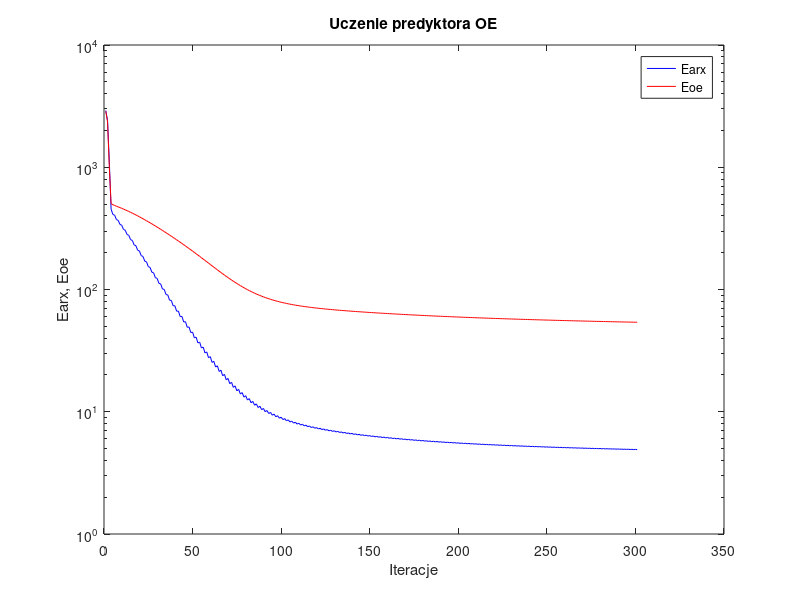
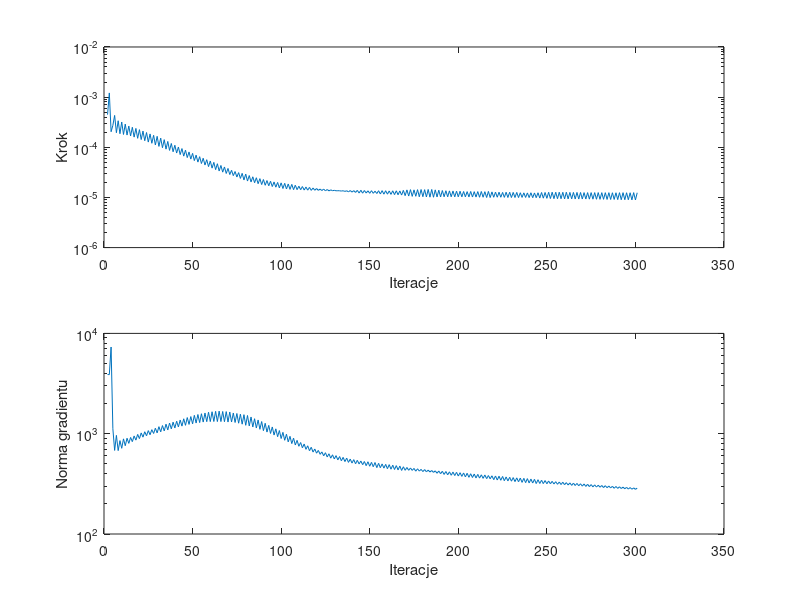

Source code (MATLAB) for these figures, in order:
%uczenie predyktora oe
clear all;
n=0; farx(n+1)=2.910936e+003; foe(n+1)=2.871746e+003; wspucz(n+1)=0.000000e+000; ng(n+1)=0.000000e+000;
n=1; farx(n+1)=2.415765e+003; foe(n+1)=2.347004e+003; krok(n+1)=4.470330e-004; ng(n+1)=3.892802e+003;
n=2; farx(n+1)=1.102773e+003; foe(n+1)=1.002160e+003; krok(n+1)=1.213392e-003; ng(n+1)=3.878854e+003;
n=3; farx(n+1)=4.541753e+002; foe(n+1)=5.047067e+002; krok(n+1)=2.044712e-004; ng(n+1)=7.317377e+003;
n=4; farx(n+1)=4.113591e+002; foe(n+1)=4.937319e+002; krok(n+1)=2.732662e-004; ng(n+1)=1.120708e+003;
n=5; farx(n+1)=4.051644e+002; foe(n+1)=4.869590e+002; krok(n+1)=4.320082e-004; ng(n+1)=6.812985e+002;
n=6; farx(n+1)=3.736321e+002; foe(n+1)=4.801782e+002; krok(n+1)=1.951338e-004; ng(n+1)=9.623385e+002;
n=7; farx(n+1)=3.675506e+002; foe(n+1)=4.740875e+002; krok(n+1)=3.383827e-004; ng(n+1)=6.784029e+002;
n=8; farx(n+1)=3.409733e+002; foe(n+1)=4.676942e+002; krok(n+1)=1.864955e-004; ng(n+1)=8.533088e+002;
n=9; farx(n+1)=3.353234e+002; foe(n+1)=4.613600e+002; krok(n+1)=3.192302e-004; ng(n+1)=7.152490e+002;
n=10; farx(n+1)=3.101272e+002; foe(n+1)=4.547069e+002; krok(n+1)=1.802468e-004; ng(n+1)=8.881691e+002;
n=11; farx(n+1)=3.052486e+002; foe(n+1)=4.482438e+002; krok(n+1)=2.900037e-004; ng(n+1)=7.590490e+002;
n=12; farx(n+1)=2.817485e+002; foe(n+1)=4.414684e+002; krok(n+1)=1.752601e-004; ng(n+1)=9.007406e+002;
n=13; farx(n+1)=2.775344e+002; foe(n+1)=4.348829e+002; krok(n+1)=2.652070e-004; ng(n+1)=8.008576e+002;
n=14; farx(n+1)=2.558061e+002; foe(n+1)=4.280097e+002; krok(n+1)=1.684609e-004; ng(n+1)=9.170176e+002;
n=15; farx(n+1)=2.519287e+002; foe(n+1)=4.212639e+002; krok(n+1)=2.505581e-004; ng(n+1)=8.334353e+002;
n=16; farx(n+1)=2.318047e+002; foe(n+1)=4.142552e+002; krok(n+1)=1.596151e-004; ng(n+1)=9.492344e+002;
n=17; farx(n+1)=2.282258e+002; foe(n+1)=4.073778e+002; krok(n+1)=2.377984e-004; ng(n+1)=8.628652e+002;
n=18; farx(n+1)=2.096147e+002; foe(n+1)=4.002762e+002; krok(n+1)=1.509575e-004; ng(n+1)=9.837831e+002;
n=19; farx(n+1)=2.064139e+002; foe(n+1)=3.933320e+002; krok(n+1)=2.247378e-004; ng(n+1)=8.938862e+002;
n=20; farx(n+1)=1.892366e+002; foe(n+1)=3.861890e+002; krok(n+1)=1.426144e-004; ng(n+1)=1.018323e+003;
n=21; farx(n+1)=1.864506e+002; foe(n+1)=3.792363e+002; krok(n+1)=2.104603e-004; ng(n+1)=9.238514e+002;
n=22; farx(n+1)=1.706546e+002; foe(n+1)=3.721286e+002; krok(n+1)=1.351245e-004; ng(n+1)=1.045913e+003;
n=23; farx(n+1)=1.683056e+002; foe(n+1)=3.652211e+002; krok(n+1)=1.969720e-004; ng(n+1)=9.531044e+002;
n=24; farx(n+1)=1.538329e+002; foe(n+1)=3.581735e+002; krok(n+1)=1.270414e-004; ng(n+1)=1.073527e+003;
n=25; farx(n+1)=1.518074e+002; foe(n+1)=3.513122e+002; krok(n+1)=1.848518e-004; ng(n+1)=9.767027e+002;
n=26; farx(n+1)=1.385138e+002; foe(n+1)=3.443697e+002; krok(n+1)=1.201924e-004; ng(n+1)=1.096862e+003;
n=27; farx(n+1)=1.369266e+002; foe(n+1)=3.376331e+002; krok(n+1)=1.733806e-004; ng(n+1)=1.004799e+003;
n=28; farx(n+1)=1.247939e+002; foe(n+1)=3.307660e+002; krok(n+1)=1.112345e-004; ng(n+1)=1.133320e+003;
n=29; farx(n+1)=1.233718e+002; foe(n+1)=3.240690e+002; krok(n+1)=1.654720e-004; ng(n+1)=1.018972e+003;
n=30; farx(n+1)=1.122135e+002; foe(n+1)=3.173088e+002; krok(n+1)=1.042068e-004; ng(n+1)=1.175152e+003;
n=31; farx(n+1)=1.111459e+002; foe(n+1)=3.107677e+002; krok(n+1)=1.523335e-004; ng(n+1)=1.044306e+003;
n=32; farx(n+1)=1.009732e+002; foe(n+1)=3.041900e+002; krok(n+1)=9.804597e-005; ng(n+1)=1.205144e+003;
n=33; farx(n+1)=1.001824e+002; foe(n+1)=2.977895e+002; krok(n+1)=1.420787e-004; ng(n+1)=1.066062e+003;
n=34; farx(n+1)=9.084683e+001; foe(n+1)=2.913573e+002; krok(n+1)=9.186126e-005; ng(n+1)=1.244466e+003;
n=35; farx(n+1)=9.032986e+001; foe(n+1)=2.851235e+002; krok(n+1)=1.308602e-004; ng(n+1)=1.089942e+003;
n=36; farx(n+1)=8.176176e+001; foe(n+1)=2.788690e+002; krok(n+1)=8.669030e-005; ng(n+1)=1.276793e+003;
n=37; farx(n+1)=8.151551e+001; foe(n+1)=2.728257e+002; krok(n+1)=1.191612e-004; ng(n+1)=1.117866e+003;
n=38; farx(n+1)=7.370886e+001; foe(n+1)=2.667653e+002; krok(n+1)=8.147699e-005; ng(n+1)=1.303587e+003;
n=39; farx(n+1)=7.362097e+001; foe(n+1)=2.608703e+002; krok(n+1)=1.098766e-004; ng(n+1)=1.140373e+003;
n=40; farx(n+1)=6.647243e+001; foe(n+1)=2.549929e+002; krok(n+1)=7.679143e-005; ng(n+1)=1.332140e+003;
n=41; farx(n+1)=6.656772e+001; foe(n+1)=2.492724e+002; krok(n+1)=1.013305e-004; ng(n+1)=1.168572e+003;
n=42; farx(n+1)=6.002974e+001; foe(n+1)=2.435538e+002; krok(n+1)=7.154649e-005; ng(n+1)=1.368178e+003;
n=43; farx(n+1)=6.023066e+001; foe(n+1)=2.379801e+002; krok(n+1)=9.429965e-005; ng(n+1)=1.190297e+003;
n=44; farx(n+1)=5.424674e+001; foe(n+1)=2.324223e+002; krok(n+1)=6.666596e-005; ng(n+1)=1.408178e+003;
n=45; farx(n+1)=5.454049e+001; foe(n+1)=2.270042e+002; krok(n+1)=8.763108e-005; ng(n+1)=1.212171e+003;
n=46; farx(n+1)=4.904764e+001; foe(n+1)=2.216124e+002; krok(n+1)=6.235827e-005; ng(n+1)=1.448478e+003;
n=47; farx(n+1)=4.943620e+001; foe(n+1)=2.163719e+002; krok(n+1)=8.066838e-005; ng(n+1)=1.237661e+003;
n=48; farx(n+1)=4.443080e+001; foe(n+1)=2.111628e+002; krok(n+1)=5.815705e-005; ng(n+1)=1.481239e+003;
n=49; farx(n+1)=4.486754e+001; foe(n+1)=2.060787e+002; krok(n+1)=7.565337e-005; ng(n+1)=1.254136e+003;
n=50; farx(n+1)=4.026200e+001; foe(n+1)=2.010355e+002; krok(n+1)=5.427827e-005; ng(n+1)=1.524247e+003;
n=51; farx(n+1)=4.076396e+001; foe(n+1)=1.961434e+002; krok(n+1)=6.975159e-005; ng(n+1)=1.277429e+003;
n=52; farx(n+1)=3.656535e+001; foe(n+1)=1.912935e+002; krok(n+1)=5.066526e-005; ng(n+1)=1.553610e+003;
n=53; farx(n+1)=3.708784e+001; foe(n+1)=1.865768e+002; krok(n+1)=6.503398e-005; ng(n+1)=1.290895e+003;
n=54; farx(n+1)=3.324878e+001; foe(n+1)=1.819246e+002; krok(n+1)=4.744329e-005; ng(n+1)=1.581574e+003;
n=55; farx(n+1)=3.380009e+001; foe(n+1)=1.774044e+002; krok(n+1)=6.047525e-005; ng(n+1)=1.306029e+003;
n=56; farx(n+1)=3.029206e+001; foe(n+1)=1.729549e+002; krok(n+1)=4.438276e-005; ng(n+1)=1.607682e+003;
n=57; farx(n+1)=3.086300e+001; foe(n+1)=1.686366e+002; krok(n+1)=5.658127e-005; ng(n+1)=1.318086e+003;
n=58; farx(n+1)=2.766878e+001; foe(n+1)=1.643898e+002; krok(n+1)=4.119322e-005; ng(n+1)=1.635534e+003;
n=59; farx(n+1)=2.822796e+001; foe(n+1)=1.602652e+002; krok(n+1)=5.327423e-005; ng(n+1)=1.320742e+003;
n=60; farx(n+1)=2.532154e+001; foe(n+1)=1.562348e+002; krok(n+1)=3.840954e-005; ng(n+1)=1.655266e+003;
n=61; farx(n+1)=2.587259e+001; foe(n+1)=1.523199e+002; krok(n+1)=5.006701e-005; ng(n+1)=1.323058e+003;
n=62; farx(n+1)=2.323065e+001; foe(n+1)=1.485125e+002; krok(n+1)=3.584012e-005; ng(n+1)=1.670447e+003;
n=63; farx(n+1)=2.376868e+001; foe(n+1)=1.448162e+002; krok(n+1)=4.702476e-005; ng(n+1)=1.321414e+003;
n=64; farx(n+1)=2.136029e+001; foe(n+1)=1.412394e+002; krok(n+1)=3.369455e-005; ng(n+1)=1.678477e+003;
n=65; farx(n+1)=2.188890e+001; foe(n+1)=1.377834e+002; krok(n+1)=4.341873e-005; ng(n+1)=1.321405e+003;
n=66; farx(n+1)=1.970849e+001; foe(n+1)=1.344559e+002; krok(n+1)=3.195675e-005; ng(n+1)=1.665608e+003;
n=67; farx(n+1)=2.022928e+001; foe(n+1)=1.312405e+002; krok(n+1)=4.052186e-005; ng(n+1)=1.317021e+003;
n=68; farx(n+1)=1.825245e+001; foe(n+1)=1.281466e+002; krok(n+1)=3.004811e-005; ng(n+1)=1.660832e+003;
n=69; farx(n+1)=1.875167e+001; foe(n+1)=1.251652e+002; krok(n+1)=3.788626e-005; ng(n+1)=1.307389e+003;
n=70; farx(n+1)=1.695270e+001; foe(n+1)=1.223075e+002; krok(n+1)=2.860122e-005; ng(n+1)=1.645011e+003;
n=71; farx(n+1)=1.743639e+001; foe(n+1)=1.195703e+002; krok(n+1)=3.474555e-005; ng(n+1)=1.308144e+003;
n=72; farx(n+1)=1.582441e+001; foe(n+1)=1.169529e+002; krok(n+1)=2.722830e-005; ng(n+1)=1.608290e+003;
n=73; farx(n+1)=1.628148e+001; foe(n+1)=1.144372e+002; krok(n+1)=3.287905e-005; ng(n+1)=1.293774e+003;
n=74; farx(n+1)=1.482930e+001; foe(n+1)=1.120358e+002; krok(n+1)=2.555890e-005; ng(n+1)=1.589823e+003;
n=75; farx(n+1)=1.525436e+001; foe(n+1)=1.097316e+002; krok(n+1)=3.126325e-005; ng(n+1)=1.272458e+003;
n=76; farx(n+1)=1.395299e+001; foe(n+1)=1.075388e+002; krok(n+1)=2.394830e-005; ng(n+1)=1.565004e+003;
n=77; farx(n+1)=1.434536e+001; foe(n+1)=1.054322e+002; krok(n+1)=3.023762e-005; ng(n+1)=1.244518e+003;
n=78; farx(n+1)=1.317478e+001; foe(n+1)=1.034303e+002; krok(n+1)=2.230894e-005; ng(n+1)=1.547727e+003;
n=79; farx(n+1)=1.353255e+001; foe(n+1)=1.015104e+002; krok(n+1)=2.922588e-005; ng(n+1)=1.212607e+003;
n=80; farx(n+1)=1.246884e+001; foe(n+1)=9.969251e+001; krok(n+1)=2.122479e-005; ng(n+1)=1.519266e+003;
n=81; farx(n+1)=1.280580e+001; foe(n+1)=9.796785e+001; krok(n+1)=2.733737e-005; ng(n+1)=1.194372e+003;
n=82; farx(n+1)=1.185243e+001; foe(n+1)=9.633363e+001; krok(n+1)=2.036880e-005; ng(n+1)=1.467088e+003;
n=83; farx(n+1)=1.216212e+001; foe(n+1)=9.478189e+001; krok(n+1)=2.581106e-005; ng(n+1)=1.166674e+003;
n=84; farx(n+1)=1.130574e+001; foe(n+1)=9.331664e+001; krok(n+1)=1.968224e-005; ng(n+1)=1.410820e+003;
n=85; farx(n+1)=1.159769e+001; foe(n+1)=9.192534e+001; krok(n+1)=2.470394e-005; ng(n+1)=1.139383e+003;
n=86; farx(n+1)=1.082396e+001; foe(n+1)=9.060576e+001; krok(n+1)=1.878573e-005; ng(n+1)=1.370294e+003;
n=87; farx(n+1)=1.109357e+001; foe(n+1)=8.935729e+001; krok(n+1)=2.372164e-005; ng(n+1)=1.105773e+003;
n=88; farx(n+1)=1.039520e+001; foe(n+1)=8.817321e+001; krok(n+1)=1.806967e-005; ng(n+1)=1.321886e+003;
n=89; farx(n+1)=1.064440e+001; foe(n+1)=8.705479e+001; krok(n+1)=2.277085e-005; ng(n+1)=1.071759e+003;
n=90; farx(n+1)=1.001306e+001; foe(n+1)=8.599404e+001; krok(n+1)=1.747693e-005; ng(n+1)=1.270496e+003;
n=91; farx(n+1)=1.024221e+001; foe(n+1)=8.499334e+001; krok(n+1)=2.170937e-005; ng(n+1)=1.038030e+003;
n=92; farx(n+1)=9.672009e+000; foe(n+1)=8.404623e+001; krok(n+1)=1.709205e-005; ng(n+1)=1.210549e+003;
n=93; farx(n+1)=9.888094e+000; foe(n+1)=8.315135e+001; krok(n+1)=2.102242e-005; ng(n+1)=1.005689e+003;
n=94; farx(n+1)=9.368911e+000; foe(n+1)=8.229994e+001; krok(n+1)=1.649003e-005; ng(n+1)=1.167690e+003;
n=95; farx(n+1)=9.568981e+000; foe(n+1)=8.149749e+001; krok(n+1)=2.036925e-005; ng(n+1)=9.696335e+002;
n=96; farx(n+1)=9.097370e+000; foe(n+1)=8.073363e+001; krok(n+1)=1.602405e-005; ng(n+1)=1.118314e+003;
n=97; farx(n+1)=9.283759e+000; foe(n+1)=8.001294e+001; krok(n+1)=1.990494e-005; ng(n+1)=9.333709e+002;
n=98; farx(n+1)=8.854042e+000; foe(n+1)=7.932514e+001; krok(n+1)=1.549177e-005; ng(n+1)=1.075246e+003;
n=99; farx(n+1)=9.026151e+000; foe(n+1)=7.867565e+001; krok(n+1)=1.953303e-005; ng(n+1)=8.952160e+002;
n=100; farx(n+1)=8.633204e+000; foe(n+1)=7.805575e+001; krok(n+1)=1.506473e-005; ng(n+1)=1.031478e+003;
n=101; farx(n+1)=8.793088e+000; foe(n+1)=7.746994e+001; krok(n+1)=1.911163e-005; ng(n+1)=8.599584e+002;
n=102; farx(n+1)=8.431787e+000; foe(n+1)=7.691043e+001; krok(n+1)=1.476011e-005; ng(n+1)=9.875110e+002;
n=103; farx(n+1)=8.581472e+000; foe(n+1)=7.638190e+001; krok(n+1)=1.854561e-005; ng(n+1)=8.290405e+002;
n=104; farx(n+1)=8.250286e+000; foe(n+1)=7.587641e+001; krok(n+1)=1.448879e-005; ng(n+1)=9.415430e+002;
n=105; farx(n+1)=8.390375e+000; foe(n+1)=7.539695e+001; krok(n+1)=1.821997e-005; ng(n+1)=7.966532e+002;
n=106; farx(n+1)=8.082227e+000; foe(n+1)=7.493758e+001; krok(n+1)=1.430061e-005; ng(n+1)=9.027324e+002;
n=107; farx(n+1)=8.214659e+000; foe(n+1)=7.450309e+001; krok(n+1)=1.751338e-005; ng(n+1)=7.717998e+002;
n=108; farx(n+1)=7.928712e+000; foe(n+1)=7.408609e+001; krok(n+1)=1.430061e-005; ng(n+1)=8.584030e+002;
n=109; farx(n+1)=8.054031e+000; foe(n+1)=7.369067e+001; krok(n+1)=1.675917e-005; ng(n+1)=7.493072e+002;
n=110; farx(n+1)=7.789943e+000; foe(n+1)=7.331066e+001; krok(n+1)=1.428638e-005; ng(n+1)=8.165896e+002;
n=111; farx(n+1)=7.909453e+000; foe(n+1)=7.294805e+001; krok(n+1)=1.649003e-005; ng(n+1)=7.238067e+002;
n=112; farx(n+1)=7.662316e+000; foe(n+1)=7.259821e+001; krok(n+1)=1.404611e-005; ng(n+1)=7.892127e+002;
n=113; farx(n+1)=7.774911e+000; foe(n+1)=7.226408e+001; krok(n+1)=1.611741e-005; ng(n+1)=6.987042e+002;
n=114; farx(n+1)=7.543805e+000; foe(n+1)=7.194151e+001; krok(n+1)=1.396978e-005; ng(n+1)=7.574964e+002;
n=115; farx(n+1)=7.651444e+000; foe(n+1)=7.163245e+001; krok(n+1)=1.583652e-005; ng(n+1)=6.764092e+002;
n=116; farx(n+1)=7.433497e+000; foe(n+1)=7.133316e+001; krok(n+1)=1.384553e-005; ng(n+1)=7.320889e+002;
n=117; farx(n+1)=7.535772e+000; foe(n+1)=7.104609e+001; krok(n+1)=1.539716e-005; ng(n+1)=6.562687e+002;
n=118; farx(n+1)=7.330233e+000; foe(n+1)=7.076780e+001; krok(n+1)=1.390226e-005; ng(n+1)=7.032378e+002;
n=119; farx(n+1)=7.429202e+000; foe(n+1)=7.050008e+001; krok(n+1)=1.506057e-005; ng(n+1)=6.393190e+002;
n=120; farx(n+1)=7.234034e+000; foe(n+1)=7.023968e+001; krok(n+1)=1.384553e-005; ng(n+1)=6.813070e+002;
n=121; farx(n+1)=7.329090e+000; foe(n+1)=6.998877e+001; krok(n+1)=1.468252e-005; ng(n+1)=6.227694e+002;
n=122; farx(n+1)=7.145653e+000; foe(n+1)=6.974429e+001; krok(n+1)=1.373458e-005; ng(n+1)=6.583276e+002;
n=123; farx(n+1)=7.236642e+000; foe(n+1)=6.950777e+001; krok(n+1)=1.468165e-005; ng(n+1)=6.017882e+002;
n=124; farx(n+1)=7.061080e+000; foe(n+1)=6.927689e+001; krok(n+1)=1.356957e-005; ng(n+1)=6.462587e+002;
n=125; farx(n+1)=7.148579e+000; foe(n+1)=6.905337e+001; krok(n+1)=1.438760e-005; ng(n+1)=5.864415e+002;
n=126; farx(n+1)=6.981940e+000; foe(n+1)=6.883488e+001; krok(n+1)=1.351734e-005; ng(n+1)=6.307441e+002;
n=127; farx(n+1)=7.065636e+000; foe(n+1)=6.862277e+001; krok(n+1)=1.416371e-005; ng(n+1)=5.702541e+002;
n=128; farx(n+1)=6.905548e+000; foe(n+1)=6.841522e+001; krok(n+1)=1.361457e-005; ng(n+1)=6.161152e+002;
n=129; farx(n+1)=6.987784e+000; foe(n+1)=6.821345e+001; krok(n+1)=1.386696e-005; ng(n+1)=5.605342e+002;
n=130; farx(n+1)=6.834143e+000; foe(n+1)=6.801555e+001; krok(n+1)=1.356957e-005; ng(n+1)=6.043521e+002;
n=131; farx(n+1)=6.913687e+000; foe(n+1)=6.782285e+001; krok(n+1)=1.361415e-005; ng(n+1)=5.484117e+002;
n=132; farx(n+1)=6.766243e+000; foe(n+1)=6.763361e+001; krok(n+1)=1.360069e-005; ng(n+1)=5.918575e+002;
n=133; farx(n+1)=6.843531e+000; foe(n+1)=6.744904e+001; krok(n+1)=1.338683e-005; ng(n+1)=5.375117e+002;
n=134; farx(n+1)=6.701645e+000; foe(n+1)=6.726754e+001; krok(n+1)=1.361457e-005; ng(n+1)=5.806965e+002;
n=135; farx(n+1)=6.776993e+000; foe(n+1)=6.709027e+001; krok(n+1)=1.319809e-005; ng(n+1)=5.273921e+002;
n=136; farx(n+1)=6.640110e+000; foe(n+1)=6.691577e+001; krok(n+1)=1.360069e-005; ng(n+1)=5.709317e+002;
n=137; farx(n+1)=6.712899e+000; foe(n+1)=6.674512e+001; krok(n+1)=1.290553e-005; ng(n+1)=5.178828e+002;
n=138; farx(n+1)=6.581194e+000; foe(n+1)=6.657679e+001; krok(n+1)=1.373458e-005; ng(n+1)=5.583014e+002;
n=139; farx(n+1)=6.652711e+000; foe(n+1)=6.641211e+001; krok(n+1)=1.277945e-005; ng(n+1)=5.095933e+002;
n=140; farx(n+1)=6.525000e+000; foe(n+1)=6.624965e+001; krok(n+1)=1.366869e-005; ng(n+1)=5.512056e+002;
n=141; farx(n+1)=6.594747e+000; foe(n+1)=6.609045e+001; krok(n+1)=1.259797e-005; ng(n+1)=5.014292e+002;
n=142; farx(n+1)=6.469869e+000; foe(n+1)=6.593324e+001; krok(n+1)=1.384553e-005; ng(n+1)=5.429826e+002;
n=143; farx(n+1)=6.538915e+000; foe(n+1)=6.577874e+001; krok(n+1)=1.225273e-005; ng(n+1)=4.991134e+002;
n=144; farx(n+1)=6.418463e+000; foe(n+1)=6.562619e+001; krok(n+1)=1.390226e-005; ng(n+1)=5.337879e+002;
n=145; farx(n+1)=6.485928e+000; foe(n+1)=6.547639e+001; krok(n+1)=1.216245e-005; ng(n+1)=4.910678e+002;
n=146; farx(n+1)=6.369975e+000; foe(n+1)=6.532843e+001; krok(n+1)=1.373458e-005; ng(n+1)=5.279766e+002;
n=147; farx(n+1)=6.435646e+000; foe(n+1)=6.518325e+001; krok(n+1)=1.224850e-005; ng(n+1)=4.801328e+002;
n=148; farx(n+1)=6.322595e+000; foe(n+1)=6.503980e+001; krok(n+1)=1.356957e-005; ng(n+1)=5.251744e+002;
n=149; farx(n+1)=6.386520e+000; foe(n+1)=6.489868e+001; krok(n+1)=1.209645e-005; ng(n+1)=4.736963e+002;
n=150; farx(n+1)=6.276725e+000; foe(n+1)=6.475904e+001; krok(n+1)=1.363469e-005; ng(n+1)=5.177028e+002;
n=151; farx(n+1)=6.340217e+000; foe(n+1)=6.462167e+001; krok(n+1)=1.209447e-005; ng(n+1)=4.686131e+002;
n=152; farx(n+1)=6.233860e+000; foe(n+1)=6.448605e+001; krok(n+1)=1.331856e-005; ng(n+1)=5.158775e+002;
n=153; farx(n+1)=6.294342e+000; foe(n+1)=6.435253e+001; krok(n+1)=1.197415e-005; ng(n+1)=4.590427e+002;
n=154; farx(n+1)=6.190388e+000; foe(n+1)=6.422004e+001; krok(n+1)=1.361457e-005; ng(n+1)=5.062485e+002;
n=155; farx(n+1)=6.250525e+000; foe(n+1)=6.408955e+001; krok(n+1)=1.171829e-005; ng(n+1)=4.581281e+002;
n=156; farx(n+1)=6.149355e+000; foe(n+1)=6.396022e+001; krok(n+1)=1.366869e-005; ng(n+1)=4.996443e+002;
n=157; farx(n+1)=6.208473e+000; foe(n+1)=6.383286e+001; krok(n+1)=1.161523e-005; ng(n+1)=4.536338e+002;
n=158; farx(n+1)=6.110105e+000; foe(n+1)=6.370668e+001; krok(n+1)=1.361415e-005; ng(n+1)=4.945555e+002;
n=159; farx(n+1)=6.168226e+000; foe(n+1)=6.358244e+001; krok(n+1)=1.161317e-005; ng(n+1)=4.479300e+002;
n=160; farx(n+1)=6.072193e+000; foe(n+1)=6.345946e+001; krok(n+1)=1.348707e-005; ng(n+1)=4.914703e+002;
n=161; farx(n+1)=6.128903e+000; foe(n+1)=6.333817e+001; krok(n+1)=1.151293e-005; ng(n+1)=4.426661e+002;
n=162; farx(n+1)=6.035024e+000; foe(n+1)=6.321792e+001; krok(n+1)=1.356957e-005; ng(n+1)=4.855360e+002;
n=163; farx(n+1)=6.090995e+000; foe(n+1)=6.309923e+001; krok(n+1)=1.138437e-005; ng(n+1)=4.397541e+002;
n=164; farx(n+1)=5.999373e+000; foe(n+1)=6.298168e+001; krok(n+1)=1.356957e-005; ng(n+1)=4.805272e+002;
n=165; farx(n+1)=6.054388e+000; foe(n+1)=6.286562e+001; krok(n+1)=1.130502e-005; ng(n+1)=4.356757e+002;
n=166; farx(n+1)=5.965223e+000; foe(n+1)=6.275069e+001; krok(n+1)=1.350026e-005; ng(n+1)=4.759745e+002;
n=167; farx(n+1)=6.018420e+000; foe(n+1)=6.263731e+001; krok(n+1)=1.115447e-005; ng(n+1)=4.302913e+002;
n=168; farx(n+1)=5.930594e+000; foe(n+1)=6.252441e+001; krok(n+1)=1.384553e-005; ng(n+1)=4.680577e+002;
n=169; farx(n+1)=5.983482e+000; foe(n+1)=6.241285e+001; krok(n+1)=1.085468e-005; ng(n+1)=4.316193e+002;
n=170; farx(n+1)=5.897171e+000; foe(n+1)=6.230182e+001; krok(n+1)=1.414532e-005; ng(n+1)=4.605750e+002;
n=171; farx(n+1)=5.949796e+000; foe(n+1)=6.219206e+001; krok(n+1)=1.066004e-005; ng(n+1)=4.317859e+002;
n=172; farx(n+1)=5.864951e+000; foe(n+1)=6.208317e+001; krok(n+1)=1.430061e-005; ng(n+1)=4.553166e+002;
n=173; farx(n+1)=5.917114e+000; foe(n+1)=6.197525e+001; krok(n+1)=1.051121e-005; ng(n+1)=4.308148e+002;
n=174; farx(n+1)=5.835153e+000; foe(n+1)=6.186849e+001; krok(n+1)=1.416371e-005; ng(n+1)=4.506385e+002;
n=175; farx(n+1)=5.885677e+000; foe(n+1)=6.176341e+001; krok(n+1)=1.055114e-005; ng(n+1)=4.231153e+002;
n=176; farx(n+1)=5.804528e+000; foe(n+1)=6.165895e+001; krok(n+1)=1.430061e-005; ng(n+1)=4.470036e+002;
n=177; farx(n+1)=5.854643e+000; foe(n+1)=6.155532e+001; krok(n+1)=1.031835e-005; ng(n+1)=4.238687e+002;
n=178; farx(n+1)=5.775813e+000; foe(n+1)=6.145241e+001; krok(n+1)=1.438760e-005; ng(n+1)=4.409265e+002;
n=179; farx(n+1)=5.825159e+000; foe(n+1)=6.135105e+001; krok(n+1)=1.034200e-005; ng(n+1)=4.192746e+002;
n=180; farx(n+1)=5.747594e+000; foe(n+1)=6.125067e+001; krok(n+1)=1.430061e-005; ng(n+1)=4.386712e+002;
n=181; farx(n+1)=5.796069e+000; foe(n+1)=6.115115e+001; krok(n+1)=1.022121e-005; ng(n+1)=4.168590e+002;
n=182; farx(n+1)=5.720058e+000; foe(n+1)=6.105245e+001; krok(n+1)=1.442554e-005; ng(n+1)=4.336407e+002;
n=183; farx(n+1)=5.767916e+000; foe(n+1)=6.095467e+001; krok(n+1)=1.013046e-005; ng(n+1)=4.150017e+002;
n=184; farx(n+1)=5.693563e+000; foe(n+1)=6.085786e+001; krok(n+1)=1.442554e-005; ng(n+1)=4.296280e+002;
n=185; farx(n+1)=5.740675e+000; foe(n+1)=6.076200e+001; krok(n+1)=1.009346e-005; ng(n+1)=4.116795e+002;
n=186; farx(n+1)=5.668875e+000; foe(n+1)=6.066721e+001; krok(n+1)=1.416371e-005; ng(n+1)=4.263070e+002;
n=187; farx(n+1)=5.714668e+000; foe(n+1)=6.057402e+001; krok(n+1)=1.023758e-005; ng(n+1)=4.030820e+002;
n=188; farx(n+1)=5.644254e+000; foe(n+1)=6.048166e+001; krok(n+1)=1.393983e-005; ng(n+1)=4.249523e+002;
n=189; farx(n+1)=5.689209e+000; foe(n+1)=6.039042e+001; krok(n+1)=1.023758e-005; ng(n+1)=3.988576e+002;
n=190; farx(n+1)=5.620810e+000; foe(n+1)=6.029999e+001; krok(n+1)=1.373458e-005; ng(n+1)=4.220223e+002;
n=191; farx(n+1)=5.664649e+000; foe(n+1)=6.021095e+001; krok(n+1)=1.031835e-005; ng(n+1)=3.924680e+002;
n=192; farx(n+1)=5.597504e+000; foe(n+1)=6.012253e+001; krok(n+1)=1.361415e-005; ng(n+1)=4.198054e+002;
n=193; farx(n+1)=5.640662e+000; foe(n+1)=6.003521e+001; krok(n+1)=1.029831e-005; ng(n+1)=3.891507e+002;
n=194; farx(n+1)=5.574990e+000; foe(n+1)=5.994857e+001; krok(n+1)=1.351734e-005; ng(n+1)=4.168196e+002;
n=195; farx(n+1)=5.617438e+000; foe(n+1)=5.986302e+001; krok(n+1)=1.031748e-005; ng(n+1)=3.851608e+002;
n=196; farx(n+1)=5.552844e+000; foe(n+1)=5.977820e+001; krok(n+1)=1.344676e-005; ng(n+1)=4.143916e+002;
n=197; farx(n+1)=5.594802e+000; foe(n+1)=5.969419e+001; krok(n+1)=1.029142e-005; ng(n+1)=3.826294e+002;
n=198; farx(n+1)=5.531643e+000; foe(n+1)=5.961108e+001; krok(n+1)=1.331856e-005; ng(n+1)=4.117078e+002;
n=199; farx(n+1)=5.572709e+000; foe(n+1)=5.952880e+001; krok(n+1)=1.029142e-005; ng(n+1)=3.783301e+002;
n=200; farx(n+1)=5.510771e+000; foe(n+1)=5.944725e+001; krok(n+1)=1.328171e-005; ng(n+1)=4.085238e+002;
n=201; farx(n+1)=5.551330e+000; foe(n+1)=5.936649e+001; krok(n+1)=1.029142e-005; ng(n+1)=3.753894e+002;
n=202; farx(n+1)=5.490684e+000; foe(n+1)=5.928660e+001; krok(n+1)=1.314101e-005; ng(n+1)=4.061988e+002;
n=203; farx(n+1)=5.530408e+000; foe(n+1)=5.920746e+001; krok(n+1)=1.029142e-005; ng(n+1)=3.713100e+002;
n=204; farx(n+1)=5.471099e+000; foe(n+1)=5.912905e+001; krok(n+1)=1.306000e-005; ng(n+1)=4.030988e+002;
n=205; farx(n+1)=5.509839e+000; foe(n+1)=5.905147e+001; krok(n+1)=1.023989e-005; ng(n+1)=3.674412e+002;
n=206; farx(n+1)=5.451595e+000; foe(n+1)=5.897429e+001; krok(n+1)=1.315377e-005; ng(n+1)=3.988255e+002;
n=207; farx(n+1)=5.490003e+000; foe(n+1)=5.889798e+001; krok(n+1)=1.019428e-005; ng(n+1)=3.658690e+002;
n=208; farx(n+1)=5.432970e+000; foe(n+1)=5.882228e+001; krok(n+1)=1.304908e-005; ng(n+1)=3.961771e+002;
n=209; farx(n+1)=5.470597e+000; foe(n+1)=5.874745e+001; krok(n+1)=1.018440e-005; ng(n+1)=3.621196e+002;
n=210; farx(n+1)=5.414396e+000; foe(n+1)=5.867309e+001; krok(n+1)=1.308479e-005; ng(n+1)=3.930009e+002;
n=211; farx(n+1)=5.451536e+000; foe(n+1)=5.859945e+001; krok(n+1)=1.008355e-005; ng(n+1)=3.608044e+002;
n=212; farx(n+1)=5.396370e+000; foe(n+1)=5.852627e+001; krok(n+1)=1.313918e-005; ng(n+1)=3.891340e+002;
n=213; farx(n+1)=5.433268e+000; foe(n+1)=5.845387e+001; krok(n+1)=1.009346e-005; ng(n+1)=3.587957e+002;
n=214; farx(n+1)=5.378865e+000; foe(n+1)=5.838223e+001; krok(n+1)=1.302585e-005; ng(n+1)=3.875532e+002;
n=215; farx(n+1)=5.414944e+000; foe(n+1)=5.831106e+001; krok(n+1)=9.975945e-006; ng(n+1)=3.564800e+002;
n=216; farx(n+1)=5.361598e+000; foe(n+1)=5.824034e+001; krok(n+1)=1.318042e-005; ng(n+1)=3.826204e+002;
n=217; farx(n+1)=5.397435e+000; foe(n+1)=5.817030e+001; krok(n+1)=9.952471e-006; ng(n+1)=3.549946e+002;
n=218; farx(n+1)=5.345645e+000; foe(n+1)=5.810097e+001; krok(n+1)=1.290553e-005; ng(n+1)=3.805300e+002;
n=219; farx(n+1)=5.380470e+000; foe(n+1)=5.803259e+001; krok(n+1)=1.008355e-005; ng(n+1)=3.482316e+002;
n=220; farx(n+1)=5.329503e+000; foe(n+1)=5.796465e+001; krok(n+1)=1.277945e-005; ng(n+1)=3.788245e+002;
n=221; farx(n+1)=5.363886e+000; foe(n+1)=5.789748e+001; krok(n+1)=1.010255e-005; ng(n+1)=3.453661e+002;
n=222; farx(n+1)=5.313636e+000; foe(n+1)=5.783083e+001; krok(n+1)=1.270754e-005; ng(n+1)=3.768452e+002;
n=223; farx(n+1)=5.347671e+000; foe(n+1)=5.776478e+001; krok(n+1)=1.009346e-005; ng(n+1)=3.432741e+002;
n=224; farx(n+1)=5.298359e+000; foe(n+1)=5.769936e+001; krok(n+1)=1.259177e-005; ng(n+1)=3.746933e+002;
n=225; farx(n+1)=5.331553e+000; foe(n+1)=5.763452e+001; krok(n+1)=1.003721e-005; ng(n+1)=3.398917e+002;
n=226; farx(n+1)=5.283127e+000; foe(n+1)=5.757003e+001; krok(n+1)=1.268925e-005; ng(n+1)=3.705712e+002;
n=227; farx(n+1)=5.315929e+000; foe(n+1)=5.750621e+001; krok(n+1)=9.975945e-006; ng(n+1)=3.383523e+002;
n=228; farx(n+1)=5.268326e+000; foe(n+1)=5.744276e+001; krok(n+1)=1.268925e-005; ng(n+1)=3.675446e+002;
n=229; farx(n+1)=5.300731e+000; foe(n+1)=5.737998e+001; krok(n+1)=9.955536e-006; ng(n+1)=3.362227e+002;
n=230; farx(n+1)=5.254052e+000; foe(n+1)=5.731763e+001; krok(n+1)=1.259797e-005; ng(n+1)=3.650923e+002;
n=231; farx(n+1)=5.285912e+000; foe(n+1)=5.725600e+001; krok(n+1)=9.975945e-006; ng(n+1)=3.329173e+002;
n=232; farx(n+1)=5.239781e+000; foe(n+1)=5.719474e+001; krok(n+1)=1.259177e-005; ng(n+1)=3.628191e+002;
n=233; farx(n+1)=5.271469e+000; foe(n+1)=5.713402e+001; krok(n+1)=9.952471e-006; ng(n+1)=3.317538e+002;
n=234; farx(n+1)=5.226358e+000; foe(n+1)=5.707388e+001; krok(n+1)=1.240823e-005; ng(n+1)=3.609242e+002;
n=235; farx(n+1)=5.257339e+000; foe(n+1)=5.701436e+001; krok(n+1)=1.001618e-005; ng(n+1)=3.271987e+002;
n=236; farx(n+1)=5.212887e+000; foe(n+1)=5.695526e+001; krok(n+1)=1.235197e-005; ng(n+1)=3.588385e+002;
n=237; farx(n+1)=5.243487e+000; foe(n+1)=5.689670e+001; krok(n+1)=9.999543e-006; ng(n+1)=3.250814e+002;
n=238; farx(n+1)=5.199720e+000; foe(n+1)=5.683859e+001; krok(n+1)=1.231075e-005; ng(n+1)=3.565125e+002;
n=239; farx(n+1)=5.229778e+000; foe(n+1)=5.678097e+001; krok(n+1)=9.936047e-006; ng(n+1)=3.229254e+002;
n=240; farx(n+1)=5.186632e+000; foe(n+1)=5.672369e+001; krok(n+1)=1.240203e-005; ng(n+1)=3.529497e+002;
n=241; farx(n+1)=5.216493e+000; foe(n+1)=5.666690e+001; krok(n+1)=9.884595e-006; ng(n+1)=3.221680e+002;
n=242; farx(n+1)=5.174231e+000; foe(n+1)=5.661056e+001; krok(n+1)=1.229246e-005; ng(n+1)=3.506086e+002;
n=243; farx(n+1)=5.203420e+000; foe(n+1)=5.655480e+001; krok(n+1)=9.888364e-006; ng(n+1)=3.184201e+002;
n=244; farx(n+1)=5.161526e+000; foe(n+1)=5.649931e+001; krok(n+1)=1.240203e-005; ng(n+1)=3.476885e+002;
n=245; farx(n+1)=5.190398e+000; foe(n+1)=5.644424e+001; krok(n+1)=9.716744e-006; ng(n+1)=3.189960e+002;
n=246; farx(n+1)=5.149248e+000; foe(n+1)=5.638938e+001; krok(n+1)=1.254943e-005; ng(n+1)=3.433770e+002;
n=247; farx(n+1)=5.177870e+000; foe(n+1)=5.633509e+001; krok(n+1)=9.671965e-006; ng(n+1)=3.179810e+002;
n=248; farx(n+1)=5.137235e+000; foe(n+1)=5.628112e+001; krok(n+1)=1.255575e-005; ng(n+1)=3.409824e+002;
n=249; farx(n+1)=5.165505e+000; foe(n+1)=5.622761e+001; krok(n+1)=9.602384e-006; ng(n+1)=3.168493e+002;
n=250; farx(n+1)=5.125314e+000; foe(n+1)=5.617439e+001; krok(n+1)=1.265721e-005; ng(n+1)=3.379590e+002;
n=251; farx(n+1)=5.153356e+000; foe(n+1)=5.612155e+001; krok(n+1)=9.504428e-006; ng(n+1)=3.167944e+002;
n=252; farx(n+1)=5.113781e+000; foe(n+1)=5.606906e+001; krok(n+1)=1.270754e-005; ng(n+1)=3.349007e+002;
n=253; farx(n+1)=5.141486e+000; foe(n+1)=5.601699e+001; krok(n+1)=9.456357e-006; ng(n+1)=3.153965e+002;
n=254; farx(n+1)=5.102593e+000; foe(n+1)=5.596527e+001; krok(n+1)=1.268925e-005; ng(n+1)=3.323391e+002;
n=255; farx(n+1)=5.129863e+000; foe(n+1)=5.591403e+001; krok(n+1)=9.434846e-006; ng(n+1)=3.130665e+002;
n=256; farx(n+1)=5.091561e+000; foe(n+1)=5.586308e+001; krok(n+1)=1.268925e-005; ng(n+1)=3.298814e+002;
n=257; farx(n+1)=5.118566e+000; foe(n+1)=5.581261e+001; krok(n+1)=9.433029e-006; ng(n+1)=3.112945e+002;
n=258; farx(n+1)=5.080682e+000; foe(n+1)=5.576252e+001; krok(n+1)=1.265721e-005; ng(n+1)=3.282210e+002;
n=259; farx(n+1)=5.107317e+000; foe(n+1)=5.571276e+001; krok(n+1)=9.357347e-006; ng(n+1)=3.101356e+002;
n=260; farx(n+1)=5.070121e+000; foe(n+1)=5.566329e+001; krok(n+1)=1.268925e-005; ng(n+1)=3.251554e+002;
n=261; farx(n+1)=5.096434e+000; foe(n+1)=5.561431e+001; krok(n+1)=9.359580e-006; ng(n+1)=3.079873e+002;
n=262; farx(n+1)=5.059850e+000; foe(n+1)=5.556565e+001; krok(n+1)=1.259797e-005; ng(n+1)=3.233774e+002;
n=263; farx(n+1)=5.085775e+000; foe(n+1)=5.551747e+001; krok(n+1)=9.375707e-006; ng(n+1)=3.052651e+002;
n=264; farx(n+1)=5.049565e+000; foe(n+1)=5.546960e+001; krok(n+1)=1.259177e-005; ng(n+1)=3.215876e+002;
n=265; farx(n+1)=5.075246e+000; foe(n+1)=5.542206e+001; krok(n+1)=9.322149e-006; ng(n+1)=3.043986e+002;
n=266; farx(n+1)=5.039570e+000; foe(n+1)=5.537486e+001; krok(n+1)=1.259177e-005; ng(n+1)=3.192386e+002;
n=267; farx(n+1)=5.064915e+000; foe(n+1)=5.532802e+001; krok(n+1)=9.290308e-006; ng(n+1)=3.026884e+002;
n=268; farx(n+1)=5.029873e+000; foe(n+1)=5.528148e+001; krok(n+1)=1.254943e-005; ng(n+1)=3.169128e+002;
n=269; farx(n+1)=5.054863e+000; foe(n+1)=5.523540e+001; krok(n+1)=9.309975e-006; ng(n+1)=3.000596e+002;
n=270; farx(n+1)=5.020303e+000; foe(n+1)=5.518961e+001; krok(n+1)=1.248325e-005; ng(n+1)=3.152595e+002;
n=271; farx(n+1)=5.044965e+000; foe(n+1)=5.514423e+001; krok(n+1)=9.299765e-006; ng(n+1)=2.980394e+002;
n=272; farx(n+1)=5.010820e+000; foe(n+1)=5.509912e+001; krok(n+1)=1.248150e-005; ng(n+1)=3.132607e+002;
n=273; farx(n+1)=5.035205e+000; foe(n+1)=5.505435e+001; krok(n+1)=9.254712e-006; ng(n+1)=2.968232e+002;
n=274; farx(n+1)=5.001566e+000; foe(n+1)=5.500984e+001; krok(n+1)=1.248325e-005; ng(n+1)=3.109292e+002;
n=275; farx(n+1)=5.025658e+000; foe(n+1)=5.496572e+001; krok(n+1)=9.237209e-006; ng(n+1)=2.950894e+002;
n=276; farx(n+1)=4.992428e+000; foe(n+1)=5.492186e+001; krok(n+1)=1.248150e-005; ng(n+1)=3.089356e+002;
n=277; farx(n+1)=5.016248e+000; foe(n+1)=5.487833e+001; krok(n+1)=9.195979e-006; ng(n+1)=2.938543e+002;
n=278; farx(n+1)=4.983459e+000; foe(n+1)=5.483506e+001; krok(n+1)=1.249822e-005; ng(n+1)=3.066778e+002;
n=279; farx(n+1)=5.007025e+000; foe(n+1)=5.479212e+001; krok(n+1)=9.165986e-006; ng(n+1)=2.925488e+002;
n=280; farx(n+1)=4.974742e+000; foe(n+1)=5.474945e+001; krok(n+1)=1.246120e-005; ng(n+1)=3.046336e+002;
n=281; farx(n+1)=4.998014e+000; foe(n+1)=5.470716e+001; krok(n+1)=9.173490e-006; ng(n+1)=2.904246e+002;
n=282; farx(n+1)=4.966050e+000; foe(n+1)=5.466514e+001; krok(n+1)=1.245057e-005; ng(n+1)=3.031412e+002;
n=283; farx(n+1)=4.989078e+000; foe(n+1)=5.462338e+001; krok(n+1)=9.119360e-006; ng(n+1)=2.895401e+002;
n=284; farx(n+1)=4.957601e+000; foe(n+1)=5.458189e+001; krok(n+1)=1.245571e-005; ng(n+1)=3.009260e+002;
n=285; farx(n+1)=4.980346e+000; foe(n+1)=5.454073e+001; krok(n+1)=9.107769e-006; ng(n+1)=2.877550e+002;
n=286; farx(n+1)=4.949342e+000; foe(n+1)=5.449982e+001; krok(n+1)=1.240823e-005; ng(n+1)=2.992021e+002;
n=287; farx(n+1)=4.971801e+000; foe(n+1)=5.445927e+001; krok(n+1)=9.117057e-006; ng(n+1)=2.856290e+002;
n=288; farx(n+1)=4.941086e+000; foe(n+1)=5.441896e+001; krok(n+1)=1.240203e-005; ng(n+1)=2.977737e+002;
n=289; farx(n+1)=4.963323e+000; foe(n+1)=5.437891e+001; krok(n+1)=9.062615e-006; ng(n+1)=2.848511e+002;
n=290; farx(n+1)=4.932964e+000; foe(n+1)=5.433910e+001; krok(n+1)=1.245057e-005; ng(n+1)=2.956284e+002;
n=291; farx(n+1)=4.954969e+000; foe(n+1)=5.429954e+001; krok(n+1)=9.006227e-006; ng(n+1)=2.840404e+002;
n=292; farx(n+1)=4.925072e+000; foe(n+1)=5.426020e+001; krok(n+1)=1.246120e-005; ng(n+1)=2.934145e+002;
n=293; farx(n+1)=4.946826e+000; foe(n+1)=5.422119e+001; krok(n+1)=9.003600e-006; ng(n+1)=2.822839e+002;
n=294; farx(n+1)=4.917333e+000; foe(n+1)=5.418241e+001; krok(n+1)=1.240823e-005; ng(n+1)=2.919306e+002;
n=295; farx(n+1)=4.938829e+000; foe(n+1)=5.414396e+001; krok(n+1)=9.006227e-006; ng(n+1)=2.803887e+002;
n=296; farx(n+1)=4.909620e+000; foe(n+1)=5.410573e+001; krok(n+1)=1.240203e-005; ng(n+1)=2.905102e+002;
n=297; farx(n+1)=4.930861e+000; foe(n+1)=5.406775e+001; krok(n+1)=8.943311e-006; ng(n+1)=2.795189e+002;
n=298; farx(n+1)=4.902001e+000; foe(n+1)=5.402993e+001; krok(n+1)=1.248150e-005; ng(n+1)=2.882308e+002;
n=299; farx(n+1)=4.923100e+000; foe(n+1)=5.399238e+001; krok(n+1)=8.913402e-006; ng(n+1)=2.788264e+002;
n=300; farx(n+1)=4.894682e+000; foe(n+1)=5.395508e+001; krok(n+1)=1.240823e-005; ng(n+1)=2.868109e+002;

figure; semilogy(farx,'b'); hold on; semilogy(foe,'r'); xlabel('Iteracje'); ylabel('Earx, Eoe'); legend('Earx','Eoe'); title('Uczenie predyktora OE');
figure; subplot(2,1,1); semilogy(krok); xlabel('Iteracje'); ylabel('Krok');
subplot(2,1,2); semilogy(ng); xlabel('Iteracje'); ylabel('Norma gradientu');
Earx=farx(n+1)
Eoe=foe(n+1)
